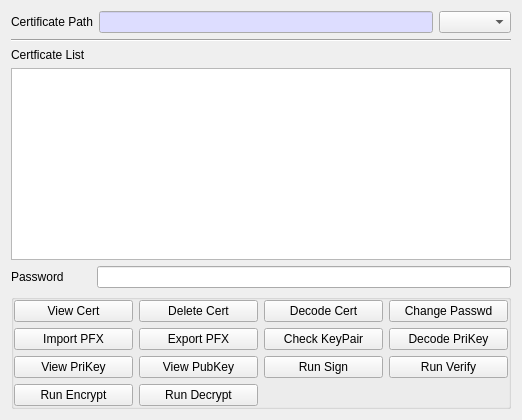
     <widget class="QWidget" name="mEETab">
      <attribute name="title">
       <string>End Entity</string>
      </attribute>
      <layout class="QVBoxLayout" name="verticalLayout_2">
       <item>
        <layout class="QGridLayout" name="gridLayout_2">
         <property name="topMargin">
          <number>0</number>
         </property>
         <item row="0" column="0">
          <widget class="QLabel" name="label_6">
           <property name="minimumSize">
            <size>
             <width>80</width>
             <height>0</height>
            </size>
           </property>
           <property name="text">
            <string>Certificate Path</string>
           </property>
          </widget>
         </item>
         <item row="0" column="1">
          <widget class="QLineEdit" name="mCertPathText">
           <property name="palette">
            <palette>
             <active>
              <colorrole role="Base">
               <brush brushstyle="SolidPattern">
                <color alpha="255">
                 <red>221</red>
                 <green>221</green>
                 <blue>255</blue>
                </color>
               </brush>
              </colorrole>
             </active>
             <inactive>
              <colorrole role="Base">
               <brush brushstyle="SolidPattern">
                <color alpha="255">
                 <red>221</red>
                 <green>221</green>
                 <blue>255</blue>
                </color>
               </brush>
              </colorrole>
             </inactive>
             <disabled/>
            </palette>
           </property>
           <property name="readOnly">
            <bool>true</bool>
           </property>
          </widget>
         </item>
         <item row="0" column="2">
          <widget class="QComboBox" name="mKeyTypeCombo"/>
         </item>
        </layout>
       </item>
       <item>
        <widget class="Line" name="line_3">
         <property name="orientation">
          <enum>Qt::Horizontal</enum>
         </property>
        </widget>
       </item>
       <item>
        <widget class="QLabel" name="label_3">
         <property name="text">
          <string>Certficate List</string>
         </property>
        </widget>
       </item>
       <item>
        <widget class="QTableWidget" name="mEE_CertTable">
         <property name="minimumSize">
          <size>
           <width>500</width>
           <height>160</height>
          </size>
         </property>
         <property name="contextMenuPolicy">
          <enum>Qt::CustomContextMenu</enum>
         </property>
         <attribute name="horizontalHeaderHighlightSections">
          <bool>false</bool>
         </attribute>
        </widget>
       </item>
       <item>
        <layout class="QGridLayout" name="gridLayout_6">
         <property name="topMargin">
          <number>0</number>
         </property>
         <item row="0" column="0">
          <widget class="QLabel" name="label_5">
           <property name="minimumSize">
            <size>
             <width>80</width>
             <height>0</height>
            </size>
           </property>
           <property name="text">
            <string>Password</string>
           </property>
          </widget>
         </item>
         <item row="0" column="1">
          <widget class="QLineEdit" name="mEE_PasswdText">
           <property name="echoMode">
            <enum>QLineEdit::Password</enum>
           </property>
          </widget>
         </item>
        </layout>
       </item>
       <item>
        <widget class="QGroupBox" name="mEE_ManGroup">
         <property name="minimumSize">
          <size>
           <width>0</width>
           <height>0</height>
          </size>
         </property>
         <property name="title">
          <string/>
         </property>
         <layout class="QVBoxLayout" name="verticalLayout_4">
          <property name="leftMargin">
           <number>0</number>
          </property>
          <property name="topMargin">
           <number>0</number>
          </property>
          <property name="rightMargin">
           <number>0</number>
          </property>
          <property name="bottomMargin">
           <number>0</number>
          </property>
          <item>
           <layout class="QGridLayout" name="gridLayout_4">
            <item row="1" column="1">
             <widget class="QPushButton" name="mExportBtn">
              <property name="text">
               <string>Export PFX</string>
              </property>
             </widget>
            </item>
            <item row="1" column="3">
             <widget class="QPushButton" name="mDecodePriKeyBtn">
              <property name="text">
               <string>Decode PriKey</string>
              </property>
             </widget>
            </item>
            <item row="0" column="3">
             <widget class="QPushButton" name="mChangePasswdBtn">
              <property name="text">
               <string>Change Passwd</string>
              </property>
             </widget>
            </item>
            <item row="0" column="1">
             <widget class="QPushButton" name="mDelCertBtn">
              <property name="text">
               <string>Delete Cert</string>
              </property>
             </widget>
            </item>
            <item row="1" column="0">
             <widget class="QPushButton" name="mImportBtn">
              <property name="text">
               <string>Import PFX</string>
              </property>
             </widget>
            </item>
            <item row="1" column="2">
             <widget class="QPushButton" name="mCheckKeyPairBtn">
              <property name="text">
               <string>Check KeyPair</string>
              </property>
             </widget>
            </item>
            <item row="2" column="0">
             <widget class="QPushButton" name="mViewPriKeyBtn">
              <property name="text">
               <string>View PriKey</string>
              </property>
             </widget>
            </item>
            <item row="2" column="2">
             <widget class="QPushButton" name="mRunSignBtn">
              <property name="text">
               <string>Run Sign</string>
              </property>
             </widget>
            </item>
            <item row="2" column="3">
             <widget class="QPushButton" name="mRunVerifyBtn">
              <property name="text">
               <string>Run Verify</string>
              </property>
             </widget>
            </item>
            <item row="0" column="0">
             <widget class="QPushButton" name="mViewCertBtn">
              <property name="text">
               <string>View Cert</string>
              </property>
             </widget>
            </item>
            <item row="2" column="1">
             <widget class="QPushButton" name="mViewPubKeyBtn">
              <property name="text">
               <string>View PubKey</string>
              </property>
             </widget>
            </item>
            <item row="0" column="2">
             <widget class="QPushButton" name="mDecodeCertBtn">
              <property name="text">
               <string>Decode Cert</string>
              </property>
             </widget>
            </item>
            <item row="3" column="0">
             <widget class="QPushButton" name="mRunPubEncBtn">
              <property name="text">
               <string>Run Encrypt</string>
              </property>
             </widget>
            </item>
            <item row="3" column="1">
             <widget class="QPushButton" name="mRunPubDecBtn">
              <property name="text">
               <string>Run Decrypt</string>
              </property>
             </widget>
            </item>
           </layout>
          </item>
         </layout>
        </widget>
       </item>
      </layout>
     </widget>
